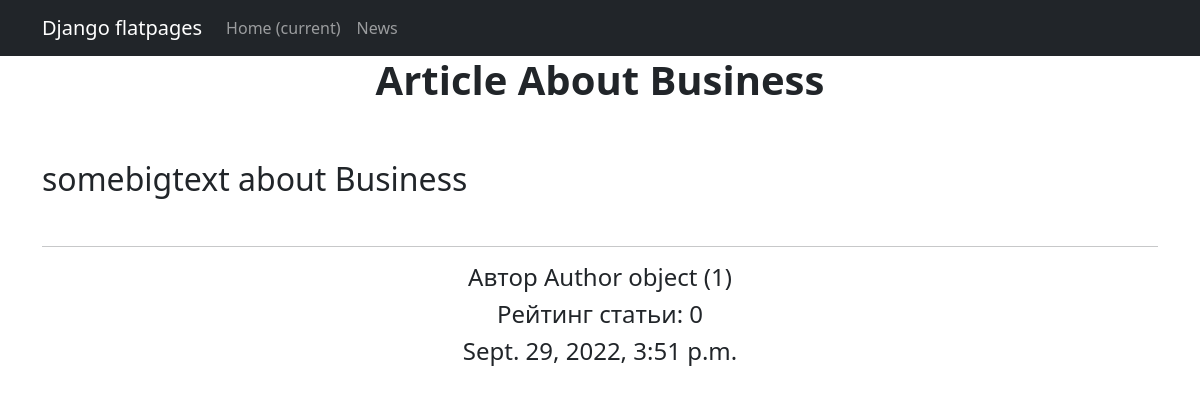
The page /news/2 on the database its author committed.
### newapp/models.py (models this page shows, shortened)
class Post (models.Model):
    author = models.ForeignKey(Author, on_delete=models.CASCADE)
    NEWS = 'NW'
    ARTICLE = 'AR'
    CATEGORY_CHOICES =[
        (NEWS, 'Новости'),
        (ARTICLE, 'Статья'),
    ]
    categoryType = models.CharField(max_length=2, choices=CATEGORY_CHOICES, default=ARTICLE)
    dateCreation = models.DateTimeField(auto_now_add=True)
    postCategory = models.ManyToManyField(Category, through='PostCategory')
    title = models.CharField(max_length=128)
    text = models.TextField()
    rating = models.SmallIntegerField(default=0)
    def __str__(self):
        return f'{self.title.title()}'

class Author (models.Model):
    authorUser = models.OneToOneField(User, on_delete = models.CASCADE)
    ratingAuthor = models.SmallIntegerField(default=0)

### newapp/views.py (the view)
# urls.py: path('<int:pk>', PostDetail.as_view()),
class PostDetail(DetailView):
    model = Post
    template_name = 'post.html'
    context_object_name = 'post'

### newapp/templatetags/custom_filters.py (called while the page is built)
@register.filter()
def censor(value):
    bad_words = ('редиска', 'морковка','картошка')
    if not isinstance(value, str):
        raise TypeError(f"unresolved type '{type(value)}' expected  type 'str'")
    for word in value.split():
        if word.lower() in bad_words:
            value = value.replace(word, f"{word[0]}{'*' * (len(word) - 2)}{word[-1]}")
    return value

### templates/post.html (shortened to what this page needs)
{% extends 'flatpages/default.html' %}
{% load custom_filters %}
{% block content %}
<h1><b>{{ post }}</h1>
<br>
<br>
<h2 align="left">{{ post.text|censor }}</h2>
<br>
<hr>
<h4>Автор {{post.author}}</h4>
<h4>Рейтинг статьи: {{post.rating}}</h4>
<h4>{{post.dateCreation}}</h4>
{% endblock content %}

### rows shown on the page
Post: title "Article About Business", text|censor "somebigtext about Business", author "Author object (1)", rating "0", dateCreation "Sept. 29, 2022, 3:51 p.m."
